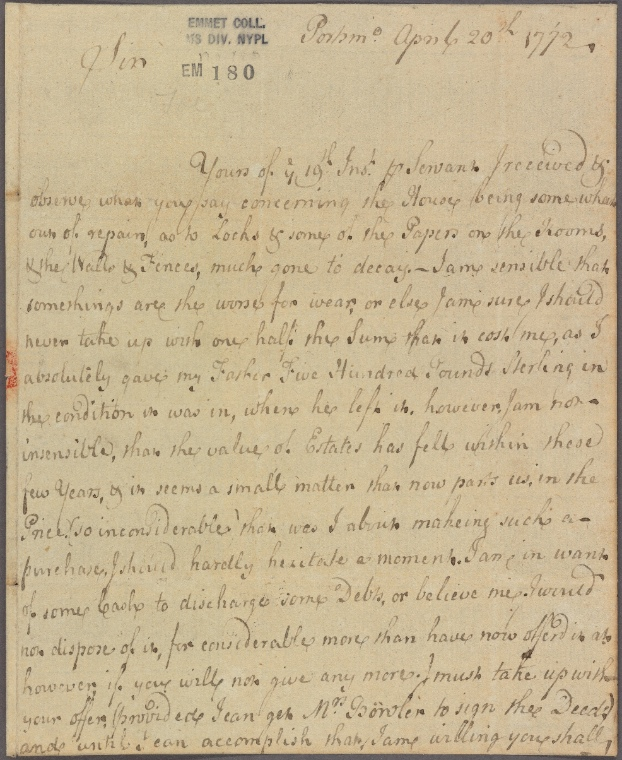
#> input picture pil-tests/tmp/nypl.jpg, 622 x 760 px
$ python make_color_trans.py
#> lines starting #> are read from the running program, lines starting #| are printed output that depends on the picture
from PIL import Image

def computeAverageImageColor(img):
    width, height = img.size

    r_total = 0
    g_total = 0
    b_total = 0

    count = 0
    for x in range(0, width):
        for y in range(0, height):
            r, g, b = img.getpixel((x,y))
            r_total += r
            g_total += g
            b_total += b
            count += 1

    return (int(r_total/count), int(g_total/count), int(b_total/count))

def almostEquals(a,b,thres=40):
    return all(abs(a[i]-b[i])<thres for i in range(len(a)))


image = Image.open("tmp/nypl.jpg")
#> image is the input picture: PIL image 622x760 RGB; mean R, G, B 197.5, 180.4, 147.1
pixeldata = list(image.getdata())
#> pixeldata = 472720 items

averageColor = computeAverageImageColor(image)
#> after the loop in computeAverageImageColor, `for x in range(0, width):`: b_total = 69519109; count = 472720; g_total = 85290136; r_total = 93364652
#> averageColor = (197, 180, 147)

image = image.convert('RGBA')
#> image: PIL image 622x760 RGBA

for i,pixel in enumerate(pixeldata):
    if almostEquals(pixel[:3], averageColor):
        pixeldata[i] = (255,255,255,0)
#> this loop made 472720 passes
#> pixel on passes 1 to 3: (102, 93, 94), (102, 93, 96), (99, 90, 95)

image.putdata(pixeldata)
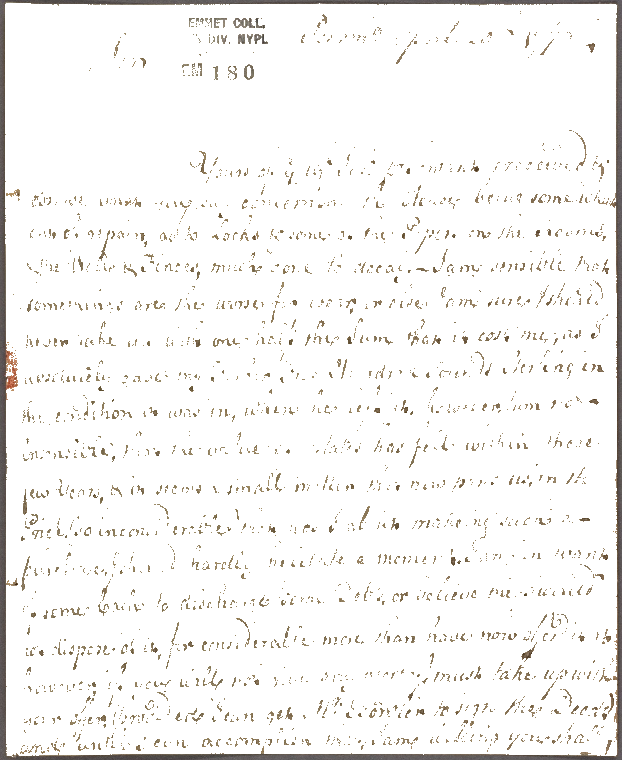
#> image: PIL image 622x760 RGBA; mean R, G, B, A 245.4, 244.4, 243, 18.6; transparent parts drawn white
image.save("tmp/nypl_resize1_trans2.png")
